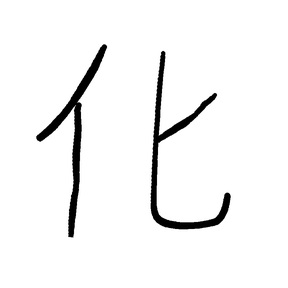
#> input picture font_library/personal_v3_corrections/5316.png, 288 x 288 px; its folder holds only this picture in this run
$ python -i scan_enhancement.py   (imports and definitions only)
#> lines starting #> are read from the running program, lines starting #| are printed output that depends on the picture
#> further down, picture is the input picture: shape (288, 288, 3); min 0, max 255, mean 243.3
### src/markdown_to_handwrite/scan_illumination.py
"""Shared illumination estimation for light-paper scans."""
import cv2
import numpy as np


def _paper_background(channel: np.ndarray) -> np.ndarray:
    """Close dark strokes before smoothing; bound cost on large camera images."""
    height, width = channel.shape
    scale = min(1.0, 1400 / max(height, width))
    work = cv2.resize(channel, (max(1, round(width*scale)), max(1, round(height*scale))), interpolation=cv2.INTER_AREA) if scale < 1 else channel
    size = max(15, min(101, (min(work.shape)//16) | 1))
    background = cv2.morphologyEx(work, cv2.MORPH_CLOSE, cv2.getStructuringElement(cv2.MORPH_ELLIPSE, (size, size)))
    background = cv2.GaussianBlur(background, (0, 0), max(1.0, size/8))
    if scale < 1:
        background = cv2.resize(background, (width, height), interpolation=cv2.INTER_LINEAR)
    return np.maximum(background, 1)


def paper_background(rgb: np.ndarray) -> np.ndarray:
    return np.stack([_paper_background(rgb[:, :, channel]) for channel in range(3)], axis=2)
#> returned value: shape (288, 288, 3); every value is 255


# [9 lines left out: function remove_paper_shadow, not called in this run]

### src/markdown_to_handwrite/scan_enhancement.py
"""Distinct exposure and local monochrome pipelines for photographed paper."""
import cv2
import numpy as np

from .scan_illumination import paper_background


# [62 lines left out: functions brighten_document, monochrome_document, restore_pale_pen_color, not called in this run]


def sharpen_document(rgb: np.ndarray) -> np.ndarray:
    """Flatten paper, retain continuous color, and sharpen luminance edges.

    Unlike the smart ink extractor this keeps grayscale tone and broad colored
    fills. Gain and edge overshoot are bounded; it cannot recover lost detail.
    """
    paper_rgb = paper_background(rgb)
    background = cv2.cvtColor(paper_rgb, cv2.COLOR_RGB2GRAY).astype(np.float32)
#> background: shape (288, 288) float32; every value is 255
    # One global paper white balance removes camera cast without dividing
    # each colored cell by its own color and bleaching it to white.
    bright_paper = background >= np.percentile(background, 80)
#> bright_paper: shape (288, 288) bool; every value is 1
    paper_color = np.median(paper_rgb[bright_paper], axis=0).astype(np.float32)
#> paper_color = [255, 255, 255]
    balance = np.clip(np.mean(paper_color) / np.maximum(paper_color, 1), .85, 1.18)
#> balance = [1, 1, 1]
    gain = np.minimum(255.0 / np.maximum(background, 1), 2.8)
#> gain: shape (288, 288) float32; every value is 1
    normalized = np.clip(rgb.astype(np.float32) * gain[:, :, None] * balance, 0, 255)
    # A soft black/white point lifts paper without hard-binarizing pencil edges.
    tone = np.clip((normalized - 24.0) / (242.0 - 24.0), 0, 1)
    corrected = np.rint(255 * np.power(tone, 1.8)).astype(np.uint8)
    corrected = cv2.bilateralFilter(corrected, 5, 10, 2)
    lab = cv2.cvtColor(corrected, cv2.COLOR_RGB2LAB)
#> lab: shape (288, 288, 3); mean of channels 0, 1, 2 242.8, 128, 128
    light = lab[:, :, 0].astype(np.float32)
    sigma = float(np.clip(min(rgb.shape[:2]) / 1000, .65, 1.3))
#> sigma = 0.65
    detail = light - cv2.GaussianBlur(light, (0, 0), sigma)
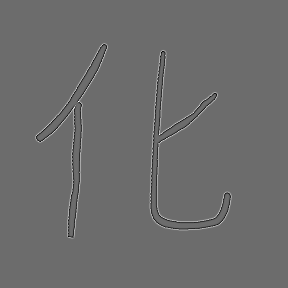
#> detail: shape (288, 288) float32; min -79.09, max 107.3, mean 0; drawn with min black and max white
    detail = np.sign(detail) * np.maximum(np.abs(detail) - 1.5, 0)
    sharpened = light + .85 * detail
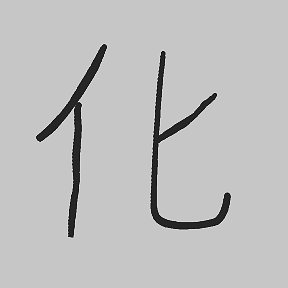
#> sharpened: shape (288, 288) float32; min -61.61, max 344.9, mean 242.8; drawn with min black and max white
    # Constrain overshoot to existing neighboring tones, preventing halos and
    # large negative ringing beside dark lines. No dilation of the ink mask.
    low = cv2.erode(light, np.ones((3, 3), np.uint8))
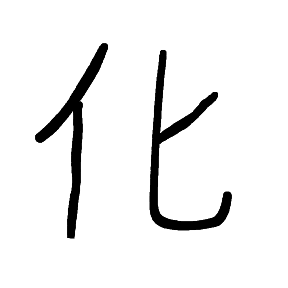
#> low: shape (288, 288) float32; min 0, max 255, mean 238.4
    high = cv2.dilate(light, np.ones((3, 3), np.uint8))
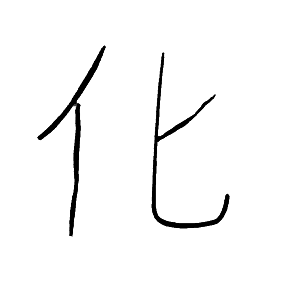
#> high: shape (288, 288) float32; min 0, max 255, mean 247.3
    lab[:, :, 0] = np.rint(np.clip(sharpened, low, high)).astype(np.uint8)
#> lab: shape (288, 288, 3); mean of channels 0, 1, 2 242.8, 128, 128
    return cv2.cvtColor(lab, cv2.COLOR_LAB2RGB)

>>> import cv2
>>> picture = cv2.cvtColor(cv2.imread('../../font_library/personal_v3_corrections/5316.png'), cv2.COLOR_BGR2RGB)
>>> result = sharpen_document(picture)

$ run again, on font_library/personal_v3_corrections/6709.png
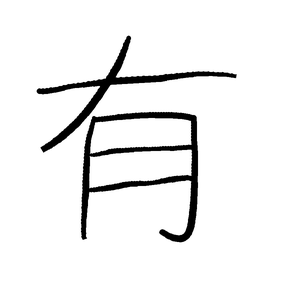
#> input picture font_library/personal_v3_corrections/6709.png, 288 x 288 px
#> picture is the input picture: shape (288, 288, 3); min 0, max 255, mean 238.3
#> background: shape (288, 288) float32; every value is 255
#> bright_paper: shape (288, 288) bool; every value is 1
#> paper_color = [255, 255, 255]
#> balance = [1, 1, 1]
#> gain: shape (288, 288) float32; every value is 1
#> in sharpen_document, `sharpened = light + .85 * detail`:
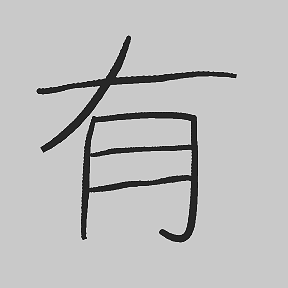
#> sharpened: shape (288, 288) float32; min -62.02, max 338.4, mean 237.6; drawn with min black and max white
#> in sharpen_document, `high = cv2.dilate(light, np.ones((3, 3), np.uint8))`:
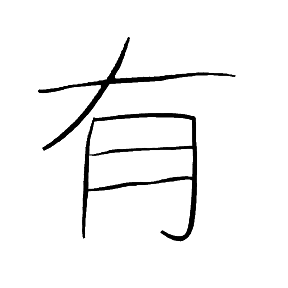
#> high: shape (288, 288) float32; min 0, max 255, mean 244.1

$ run again, on font_library/personal_v3_corrections/7406.png
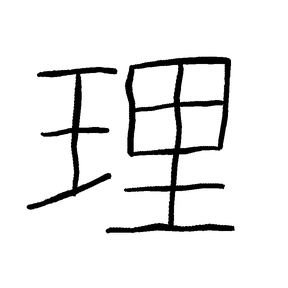
#> input picture font_library/personal_v3_corrections/7406.png, 288 x 288 px
#> picture is the input picture: shape (288, 288, 3); min 0, max 255, mean 235
#> background: shape (288, 288) float32; every value is 255
#> bright_paper: shape (288, 288) bool; every value is 1
#> paper_color = [255, 255, 255]
#> balance = [1, 1, 1]
#> gain: shape (288, 288) float32; every value is 1
#> in sharpen_document, `sharpened = light + .85 * detail`:
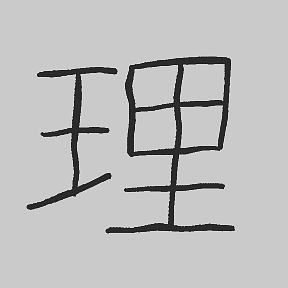
#> sharpened: shape (288, 288) float32; min -69.29, max 339.2, mean 234; drawn with min black and max white
#> in sharpen_document, `high = cv2.dilate(light, np.ones((3, 3), np.uint8))`:
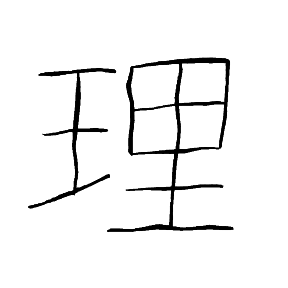
#> high: shape (288, 288) float32; min 0, max 255, mean 242
